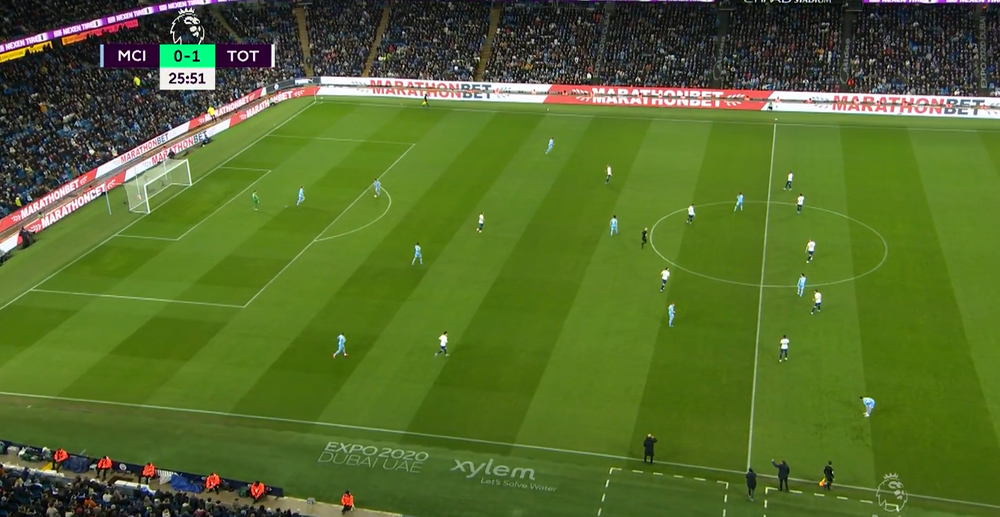
#> input picture FieldDetection/foot.png, 1000 x 517 px, shrunk from 1521 x 786 before the run
$ python another.py
#> lines starting #> are read from the running program, lines starting #| are printed output that depends on the picture; after the words box and inside, x2 and y2 are one past the last pixel; in counts of white or black regions, pixels touching at a corner belong together
import cv2
import numpy as np


def callback():
    pass


imgsrc = cv2.imread("foot.png")
#> imgsrc is the input picture: shape (517, 1000, 3); mean B, G, R 43.2, 107.1, 84.9
hLow = 38
hHigh = 55
sLow = 58
sHigh = 255
vLow = 169
vHigh = 255

# 高斯滤波，平滑图像
img = cv2.GaussianBlur(imgsrc, (3, 3), sigmaX=0, sigmaY=0)

# 锐化
kernel_sharpen = np.array([[-1, -1, -1],
                           [-1, 9, -1],
                           [-1, -1, -1]], np.float32)
img = cv2.filter2D(img, -1, kernel=kernel_sharpen)
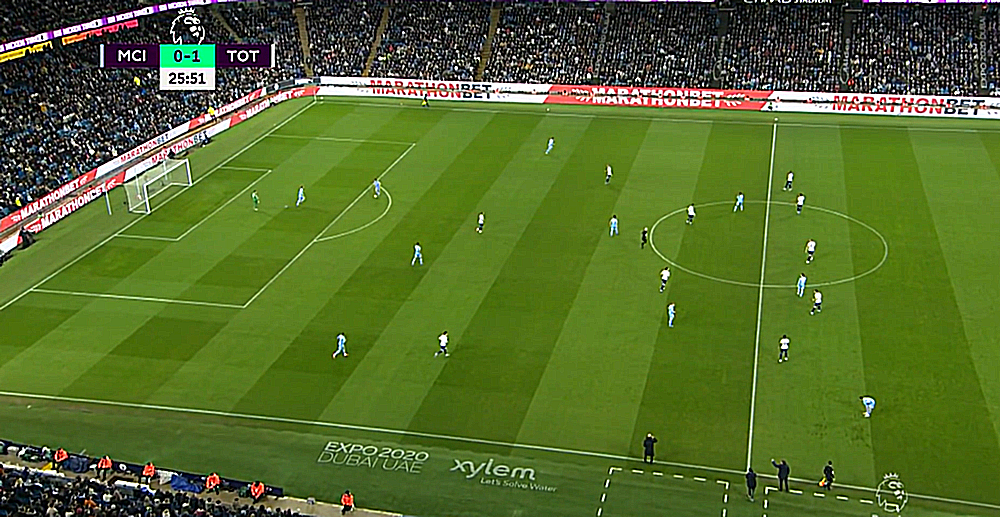
#> img: shape (517, 1000, 3); mean B, G, R 43.8, 107.6, 85.2


# 去除观众席背景
img = cv2.cvtColor(img, cv2.COLOR_BGR2HSV)
#> img: shape (517, 1000, 3); mean H, S, V 45.7, 158.8, 111.1
lower_green = np.array([hLow, sLow, vLow])
upper_green = np.array([hHigh, sHigh, vHigh])
mask = cv2.inRange(img, lower_green, upper_green)
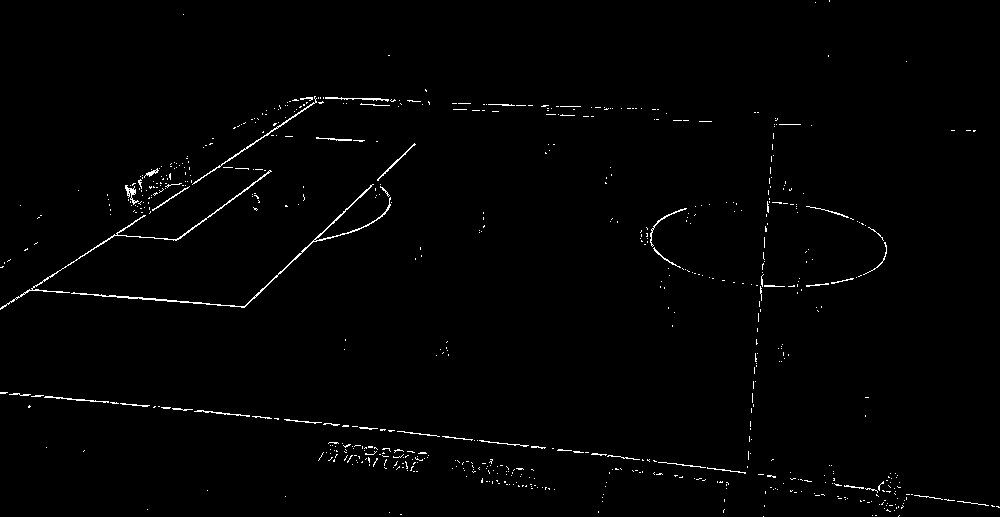
#> mask: shape (517, 1000); 1.1% white in thin lines or dots
img = cv2.bitwise_and(img, img, mask=mask)
#> img: shape (517, 1000, 3); mean H, S, V 0.5, 1, 2.2
img = cv2.cvtColor(img, cv2.COLOR_HSV2BGR)
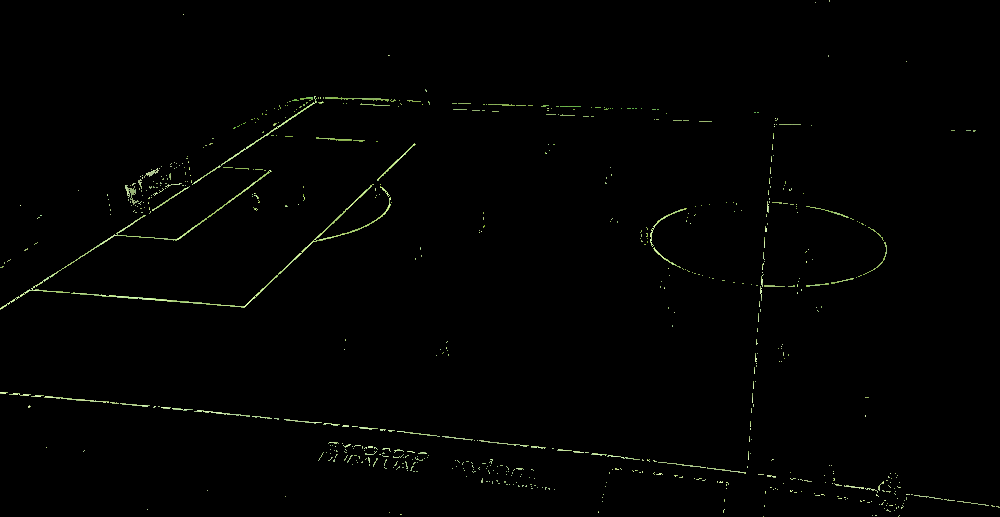
#> img: shape (517, 1000, 3); mean B, G, R 1.4, 2.2, 1.8


img = cv2.cvtColor(img, cv2.COLOR_BGR2GRAY)
#> img: shape (517, 1000)


# 自适应阈值，二值化图像
img = cv2.adaptiveThreshold(img, 255, cv2.ADAPTIVE_THRESH_MEAN_C, cv2.THRESH_BINARY, 11, 2)
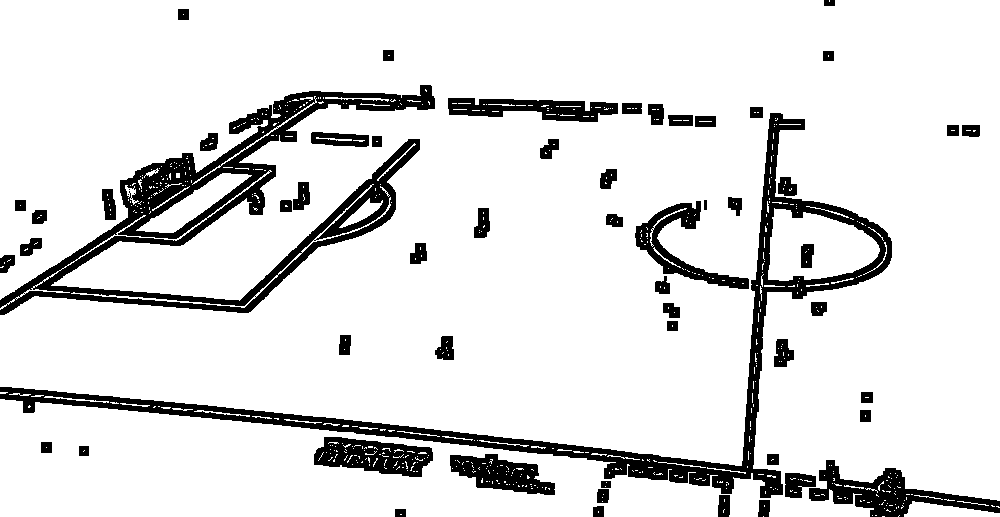
#> img: shape (517, 1000); 88% white; 58 black regions (2 under 20 px), largest, box (x1, y1, x2, y2) and area: (0, 85, 435, 315) 19316, (0, 113, 892, 498) 17999, (809, 460, 1000, 517) 3940
# cv2.imshow("adaptive", img)

# 黑白转换
img = cv2.bitwise_not(img)
# cv2.imshow("white", img)

# 闭运算
kernel2 = np.ones((5, 5), np.uint8)
img = cv2.morphologyEx(img, cv2.MORPH_CLOSE, kernel2)
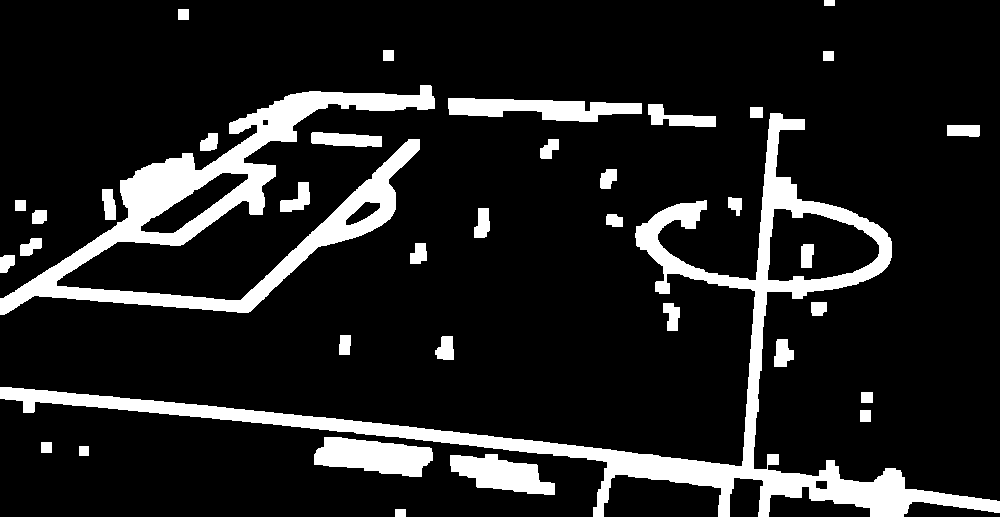
#> img: shape (517, 1000); 13.3% white; 37 white regions, largest, box (x1, y1, x2, y2) and area: (0, 113, 1000, 517) 29278, (0, 85, 435, 315) 22041, (314, 437, 433, 477) 3279
cv2.imshow("biyunsuan1", img)

draw = cv2.cvtColor(img, cv2.COLOR_GRAY2BGR)
#> draw: shape (517, 1000, 3); 13.3% white; 37 white regions

# 找椭圆
contours, hierarchy = cv2.findContours(img, cv2.RETR_TREE, cv2.CHAIN_APPROX_SIMPLE)
#> contours = 42 contours; largest, box (x1, y1, x2, y2) and area: (0, 113, 1000, 517) 33330, (0, 85, 435, 315) 23609, (767, 208, 880, 282) 6046, (314, 437, 433, 477) 3136, (448, 98, 642, 122) 2756
num = 0
for i in range(0, len(contours)):
    num = (num + 20) % 100
    cv2.drawContours(draw, contours, i, (i, 50 + i, 255 - i), 3)
#> this loop made 42 passes
#> num on passes 1 to 12: 20, 40, 60, 80, 0, 20, 40, 60, 80, 0, 20, 40
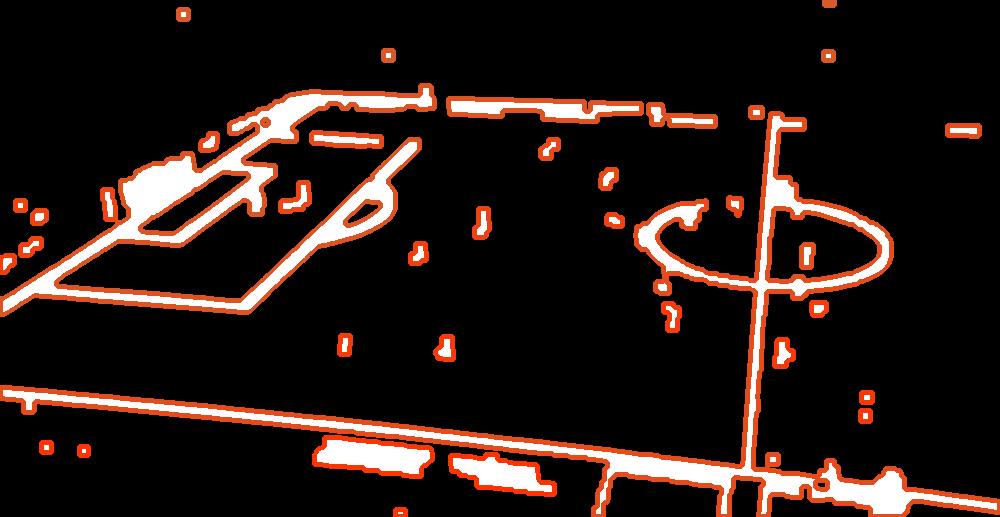
#> draw: shape (517, 1000, 3); mean B, G, R 22.6, 27.1, 40.9
#> after the loop, num = 40


cv2.imshow("t", draw)

# Hough Lines params
rho = 1  # distance resolution in pixels of the Hough grid
theta = np.pi / 180  # angular resolution in radians of the Hough grid
# minimum number of votes (intersections in Hough grid cell)
threshold = 50
min_line_length = 500  # minimum number of pixels making up a line
max_line_gap = 40  # maximum gap in pixels between connectable line segments

# Run Hough on edge detected image
lines = cv2.HoughLinesP(img, rho, theta, threshold, np.array([]), min_line_length, max_line_gap)
#> lines = [[110, 396, 999, 505], [4, 387, 999, 509], [21, 388, 999, 508], [311, 416, 996, 500], [243, 409, 999, 501], [162, 401, 999, 503], [46, 390, 999, 507], [0, 387, 999, 510], [398, 425, 904, 487], [86, 394, 999, 506], [205, 405, 999, 502]]

output = np.copy(imgsrc) * 0  # creating a blank to draw lines on
#> output: shape (517, 1000, 3); every value is 0
print(len(lines))
#| 11
if lines is not None:
    for line in lines:
        for x1, y1, x2, y2 in line:
            cv2.line(output, (int(x1), int(y1)), (int(x2), int(y2)), (255, 255, 255))
#> this loop made 11 passes
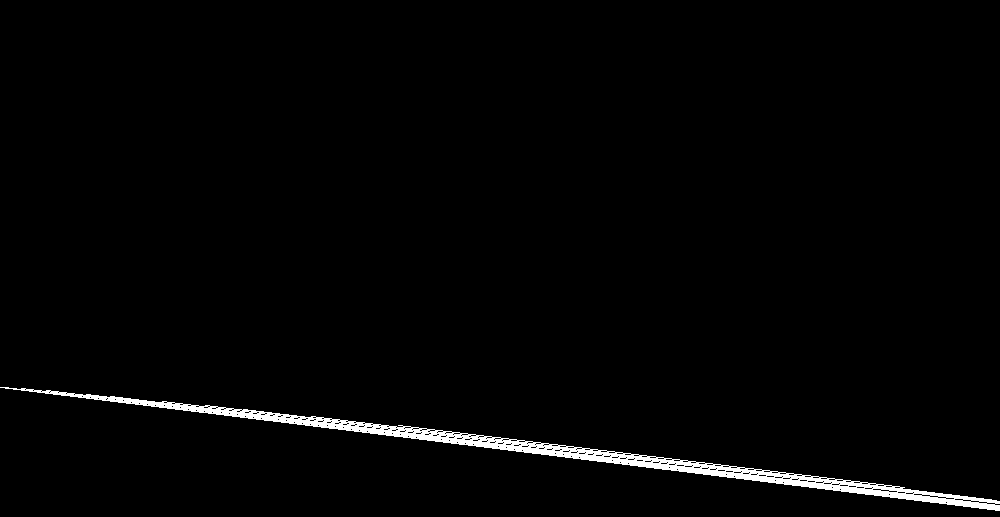
#> output: shape (517, 1000, 3); 1.7% white; 1 white region, box (x1, y1, x2, y2) and area: (0, 387, 1000, 511) 8792

cv2.imshow("output", output)

cv2.waitKey(0)

$ run again, with FieldDetection/2.png copied over FieldDetection/foot.png
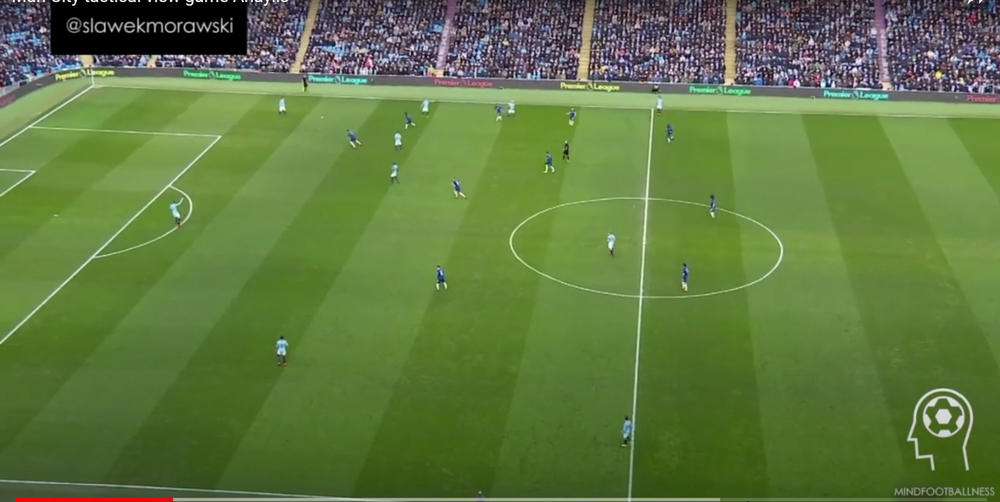
#> input picture FieldDetection/2.png, 1000 x 502 px, shrunk from 1919 x 963 before the run
#> imgsrc is the input picture: shape (502, 1000, 3); mean B, G, R 65.1, 121.3, 95.6
#> mask: shape (502, 1000); 3.2% white; 676 white regions (651 under 20 px), largest, box (x1, y1, x2, y2) and area: (94, 77, 658, 113) 6523, (663, 94, 1000, 118) 4439, (0, 77, 92, 128) 1388
#> contours = 63 contours, 12 with area under 20; largest, box (x1, y1, x2, y2) and area: (0, 66, 1000, 349) 44592, (504, 191, 786, 356) 25696, (518, 203, 775, 292) 16721, (307, 84, 657, 110) 3754, (64, 89, 188, 128) 3296
#> the loop `for i in range(0, len(contours)):` made 63 passes
#> num on passes 1 to 8: 20, 40, 60, 80, 0, 20, 40, 60
#> after the loop `for i in range(0, len(contours)):`:
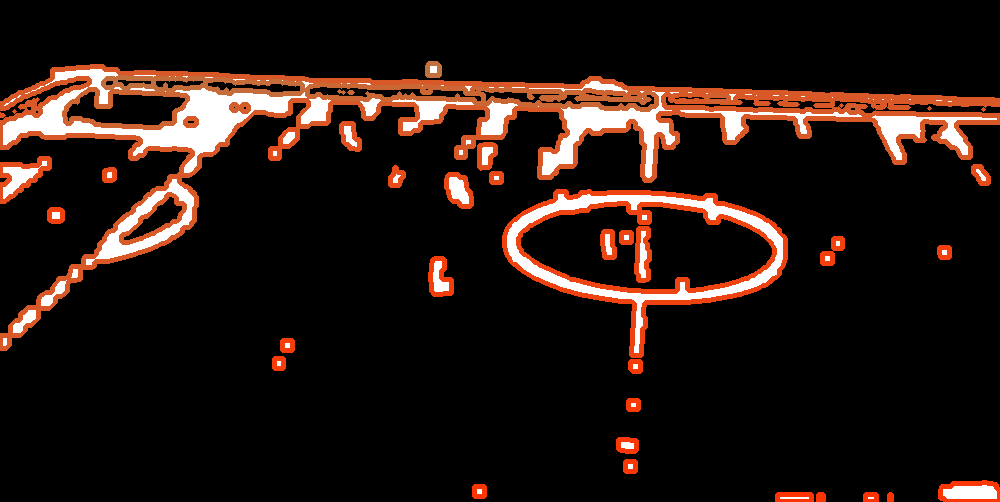
#> draw: shape (502, 1000, 3); mean B, G, R 17.2, 22, 34.9
#> after the loop `for i in range(0, len(contours)):`: num = 60
#> lines = 15 rows, first 6: [31, 88, 999, 122], [28, 89, 982, 122], [52, 70, 999, 103], [36, 86, 999, 120], [52, 73, 891, 102], [187, 96, 956, 123]
#| 15
#> the loop `for line in lines:` made 15 passes
#> after the loop `for line in lines:`:
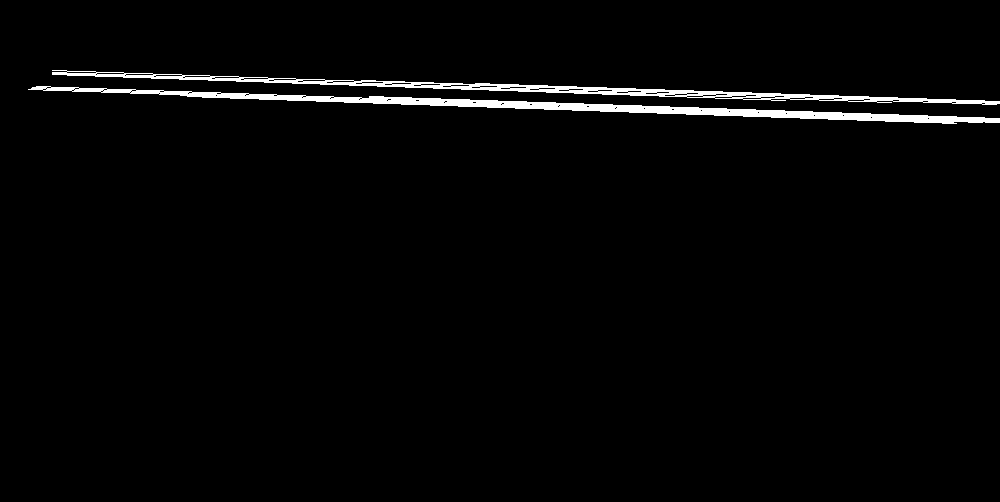
#> output: shape (502, 1000, 3); 2.2% white; 2 white regions, box (x1, y1, x2, y2) and area: (28, 86, 1000, 124) 6203, (52, 70, 1000, 105) 4711
